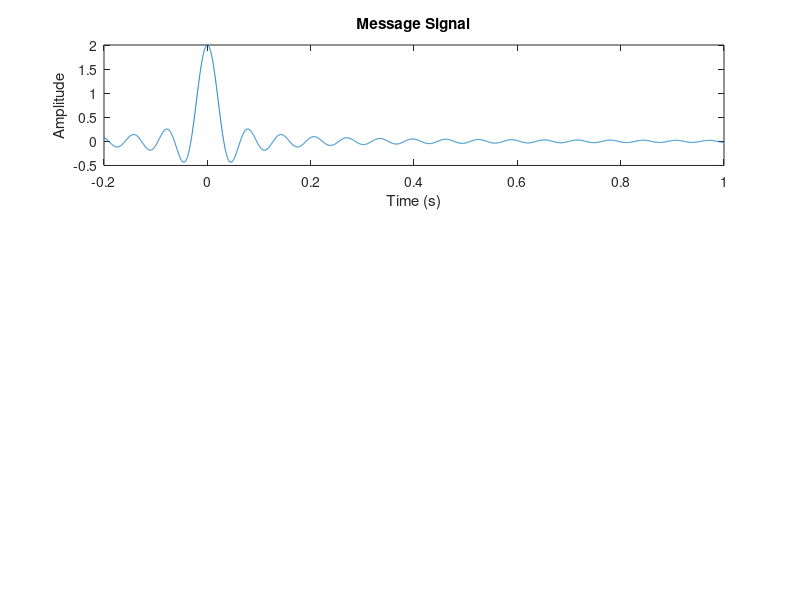

The MATLAB script that drew this image: (Note: this script raises an error after producing the figure.)
% Define the time vector
t = -1/5:1/(1000*5):1;

% Message signal
M = 2 * sinc(10*pi*t);
figure;
subplot(3,1,1);
plot(t, M);
title('Message Signal');
xlabel('Time (s)');
ylabel('Amplitude');

% Carrier signal
C = cos(2*pi*1000*t);

% Modulated signal (DSB-SC)
x = M .* C;

% Define the sampling frequency
fs = 1000 * 5;

% Apply bandpass filtering to create the VSB signal
s = bandpass(x, [1000-5*pi, 1000+10*pi], fs);
subplot(3,1,2);
plot(t, s);
title('VSB Modulated Signal');
xlabel('Time (s)');
ylabel('Amplitude');

% Coherent demodulation
S_R = s .* C;

% Low-pass filter to recover the message signal
M_R = lowpass(S_R, 10*pi, fs);
subplot(3,1,3);
plot(t, M_R);
title('Recovered Message Signal');
xlabel('Time (s)');
ylabel('Amplitude');
